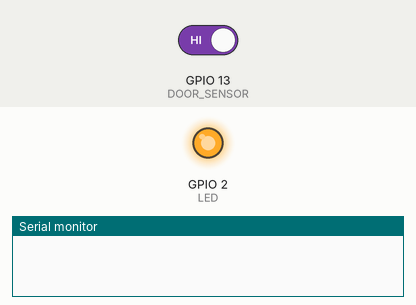
Simulated run of this program. Board: ESP32. On the bench: output pins drawn as LEDs (lit = HIGH), the last lines printed to the serial monitor. The test bench sets the inputs (shaded band); at power-on: GPIO 13 (DOOR_SENSOR) HIGH. WiFi joins after 1.5 s; servers stay silent unless stated; no MQTT or app messages arrive unless stated.

Above: at 1.6 s.
At 3.7 s:
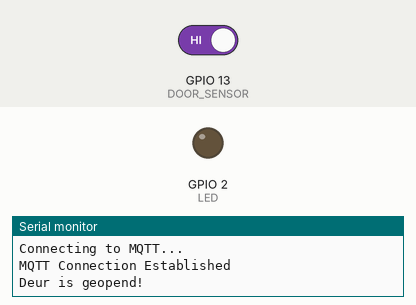
3.8 s: GPIO 13 (DOOR_SENSOR) driven LOW
Timing chart, 0 to 6.8 s (numbered marks = the images above; inputs shaded):
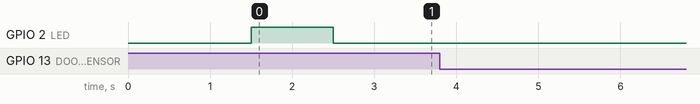

The program:

main.cpp
```cpp
#include <PubSubClient.h>
#include <WiFiManager.h>

#define LED  2
#define DOOR_SENSOR 13

int currentDoorState = 0;
int lastDoorState = 0;
const char* mqttServer = "77.170.41.205";
const int mqttPort = 1883;
const char* mqttUser = "chinou";
const char* mqttPassword = "277353";
const char* mqttTopic = "mqtt/esp32";

WiFiClient espClient;
PubSubClient client(espClient);

void setup() {
    Serial.begin(115200);
    pinMode(LED, OUTPUT);
    pinMode(DOOR_SENSOR, INPUT_PULLUP);

    WiFiManager manager;
    bool success = manager.autoConnect("ESP32_AP","password");
    while (WiFi.status() != WL_CONNECTED) {
      digitalWrite(LED, HIGH);
      delay(200);
      digitalWrite(LED, LOW);
    }

    if(!success) {
        Serial.println("Failed to connect");
    } else {
        digitalWrite(LED, HIGH);
        delay(1000);
        digitalWrite(LED, LOW);
        Serial.println("WiFi Established");
        client.setServer(mqttServer, mqttPort);
        while (!client.connected()) {
          Serial.println("Connecting to MQTT...");
          if (client.connect("ESP32Client", mqttUser, mqttPassword )) {
            Serial.println("MQTT Connection Established");
            client.publish(mqttTopic, "Connected!");
          } else {
            Serial.print("failed with state ");
            Serial.print(client.state());
            delay(2000);
         }
       }
    }
}

void loop() {
  client.loop();
  lastDoorState = currentDoorState;
  currentDoorState = digitalRead(DOOR_SENSOR);

  if (lastDoorState == LOW && currentDoorState == HIGH) {
    Serial.println("Deur is geopend!");
    client.publish(mqttTopic, "OPEND");
    delay(500);

  } else if (lastDoorState == HIGH && currentDoorState == LOW) {
    Serial.println("Door is gesloten!");
    client.publish(mqttTopic, "CLOSED");
    delay(500);
  }
}
```
